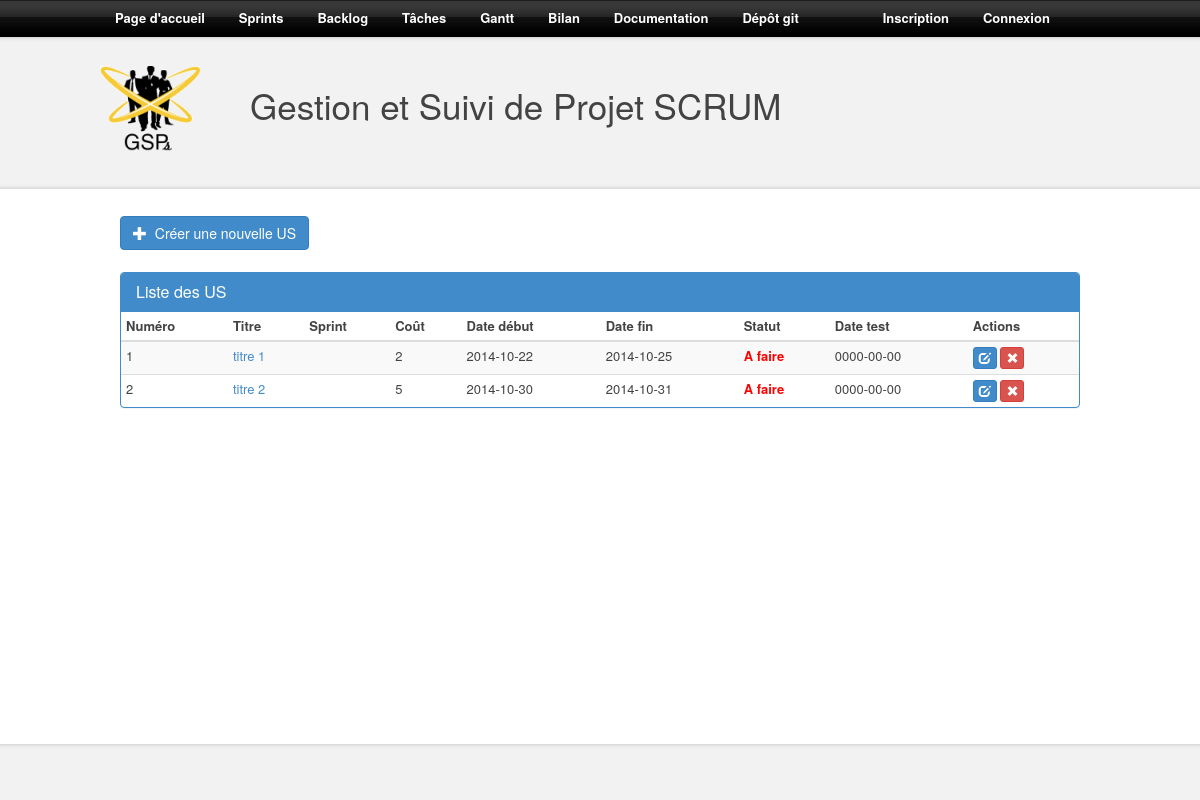
/backlog.php, run on an earlier commit of the app's database.
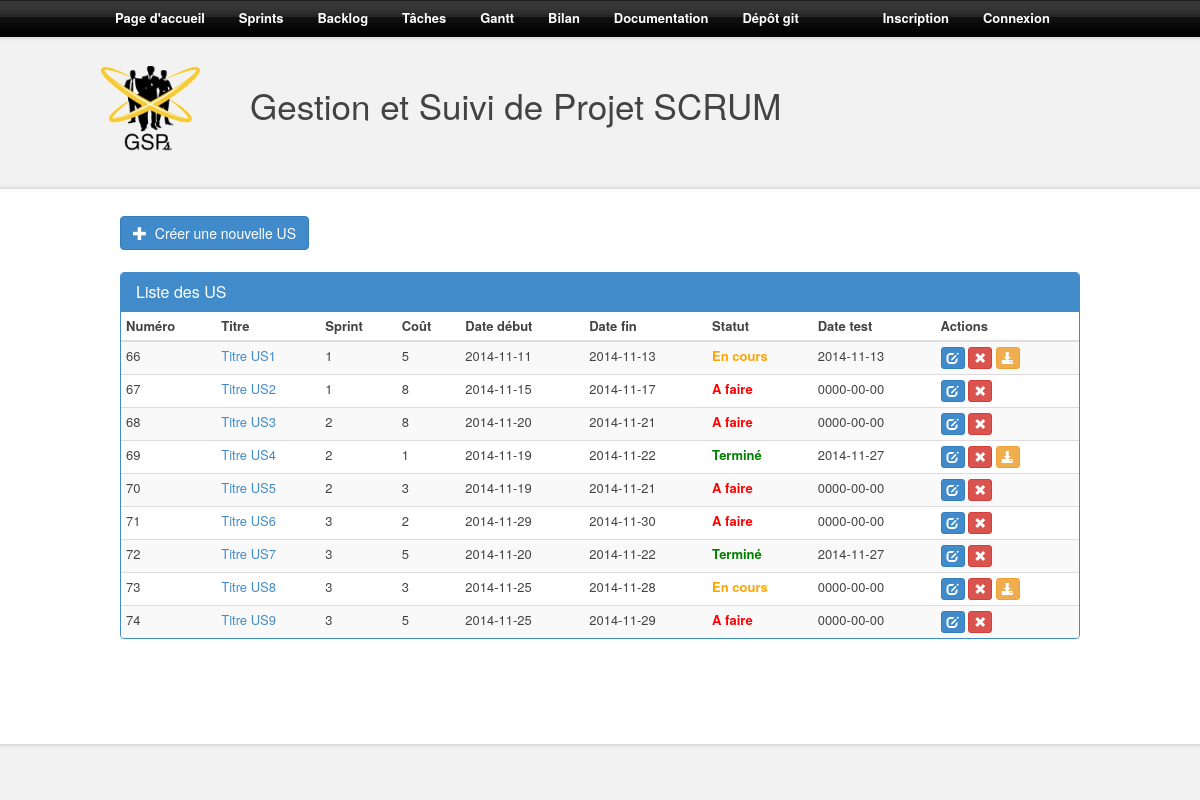
And on a later commit of the database.
### tables this page shows
CREATE TABLE IF NOT EXISTS `us` (
`ID` int(11) NOT NULL,
  `titre` text NOT NULL,
  `description` text,
  `ID_sprint` int(11) DEFAULT NULL,
  `cout` int(11) NOT NULL,
  `statut` int(11) NOT NULL,
  `date_debut` date NOT NULL,
  `date_fin` date NOT NULL,
  `date_test` date DEFAULT NULL,
  `code_test` text,
  `description_test` text,
  `lien_git` text
);

CREATE TABLE IF NOT EXISTS `sprints` (
`ID` int(11) NOT NULL,
  `numero_du_sprint` int(11) NOT NULL,
  `cout` int(11) NOT NULL,
  `date_creation` date NOT NULL,
  `date_debut` date NOT NULL,
  `duree` varchar(255) NOT NULL,
  `date_fin` date NOT NULL,
  `titre` text NOT NULL,
  `description` text NOT NULL,
  `cout_valide` int(11) DEFAULT NULL,
  `lien_git` text
);

### src/bdd/bdd.php (called while the page is built, shortened)
<?php
class BDD
{
	private $PDOInstance = null;
	private static $instance = null;
	private function __construct()
	{
		$this->PDOInstance = new PDO('mysql:charset=utf8;dbname='.self::DEFAULT_SQL_DTB.';host='.self::DEFAULT_SQL_HOST,self::DEFAULT_SQL_USER ,self::DEFAULT_SQL_PASS);
	}
	public static function getConnection()
	{
		if(is_null(self::$instance))
		{
			self::$instance = new BDD();
		}
		return self::$instance;
	}
	public function query($query)
	{
		return $this->PDOInstance->query($query);
	}
}
?>

### src/models/us.php (called while the page is built, shortened)
<?php
class ModelUs
{
	public function _getBacklog()
	{
		return BDD::getConnection()->query('SELECT * FROM us');
	}
	public function _getSprintNumberByID($sprintID){
		return BDD::getConnection()->query("SELECT `numero_du_sprint` FROM `sprints` INNER JOIN `us` on `sprints`.`ID`=`us`.`ID_sprint` WHERE `us`.`ID_sprint`=$sprintID");
	}
}

### src/controllers/us.php (the view, shortened to what this page needs)
<?php
include("models/us.php");
class ControllerUs
{
	private $modelUs;
	public function __construct()
	{
		$this->modelUs = new ModelUs();
	}
	private function _UsStatus($s)
	{
		if($s == 0)
		{ $status = '<span class="afaire">A faire</span>'; }
		else if($s == 1)
		{ $status = '<span class="encours">En cours</span>'; }
		else
		{ $status = '<span class="termine">Terminé</span>'; }
		return $status;
	}
	public function _buildBacklog()
	{
		foreach($this->modelUs->_getBacklog() as $line)
		{
			$this->_buildBaclogLine($line);
		}
	}
	public function _isGitLink($gitLink)
	{
		$gitLingRegex = "/(http|https|ftp|ftps)\:\/\/[a-zA-Z0-9\-\.]+\.[a-zA-Z]{2,3}(\/\S*)?/";
		if (preg_match($gitLingRegex, $gitLink))
		{
			return TRUE;
		}
		else
		{
			return FALSE;
		}
	}
	private function _buildBaclogLine($line)
	{
		if(!empty($line['ID_sprint'])){
			$req = $this->modelUs->_getSprintNumberByID($line['ID_sprint'])->fetch(PDO::FETCH_ASSOC);
			$numSprint = $req['numero_du_sprint'];
		}
		else{
			$numSprint = NULL;
		}
		?>
		<tr>
			<td><?php echo $line['ID']; ?></td>
			<td><a href="us.php?ID=<?php echo $line['ID']; ?>"><?php echo $line['titre']; ?></a></td>
                        <td><?php echo $numSprint; ?></td>
			<td><?php echo $line['cout']; ?></td>
			<td><?php echo $line['date_debut']; ?></td>
			<td><?php echo $line['date_fin']; ?></td>
			<td><?php echo $this->_UsStatus($line['statut']); ?></td>
			<td><?php echo $line['date_test']; ?></td>
			<td>
				<a href="manage_us.php?modif_US=<?php echo $line['ID']; ?>" class="btn btn-xs btn-primary"><span class="glyphicon glyphicon-edit"></span></a>
				<a href="manage_us.php?action=suppr&US_suppr=<?php echo $line['ID']; ?>" class="btn btn-xs btn-danger"><span class="glyphicon glyphicon-remove"></span></a>
                                <?php if ($this->_isGitLink($line['lien_git']))
                                {?> <a href="<?php echo $line['lien_git']; ?>" class="btn btn-xs btn-warning"><span class="glyphicon glyphicon-download-alt"></span></a> <?php } ?>
			</td>
		</tr>
		<?php
	}
		?>
		<?php
	public function _updateSprints(){
		$sprintList = $this->modelUs->_getSprintList();
		foreach($sprintList as $sprint){
			$cost = 0;
			$validate = 0;
			$backLog = $this->modelUs->_getBacklog();
			foreach($backLog as $us){
				if($us['ID_sprint'] == $sprint['ID']){
					$cost+=$us['cout'];
					if($us['statut'] >= 2){
						$validate+=$us['cout'];
					}
				}
			}
			$this->modelUs->_updateSprintTotalCost($sprint['ID'], $cost);
			$this->modelUs->_updateSprintValidateCost($sprint['ID'], $validate);
		}
	}
}

### src/structure/top_page.php (shortened to what this page needs)
<!DOCTYPE html PUBLIC "-//W3C//DTD XHTML 1.0 Strict//EN" "http://www.w3.org/TR/xhtml1/DTD/xhtml1-strict.dtd">
<html xmlns="http://www.w3.org/1999/xhtml" xml:lang="fr" lang="fr">
	<head>
		<link rel="stylesheet" media="screen" type="text/css" title="Design" href="structure/design/style.css" />
		<link href="bootstrap/css/bootstrap.css" rel="stylesheet">
	</head>
	<body>
		<div id="background_bas">
			<div id="background_haut">
				<div id="menu">
					<a href="index.php">Page d'accueil</a>
                    <a href="sprint_list.php">Sprints</a>
					<a href="backlog.php">Backlog</a>
					<a href="tasc_list.php">Tâches</a>
					<a href="gantt.php">Gantt</a>
					<a href="results.php">Bilan</a>
                                        <a href="documentation.php">Documentation</a>
					<a href="git.php">Dépôt git</a>
					<?php
					if (isset($_SESSION['pseudo']))
					{
						echo '<span id="pseudo">'.$_SESSION['pseudo'].'</span>';
						?>
						<a href="deconnection.php">Déconnexion</a>
						<?php
					}
					else
					{
						?>
						<a id="shiftLeft" href="inscription.php">Inscription</a>
						<a href="connection.php">Connexion</a>
						<?php
					}
					?>
				</div>
				<div id="banniere">
                    <img id="logoSite" alt="logo du site" src="structure/design/logoSite.png" />
					<h1>Gestion et Suivi de Projet SCRUM</h1>
				</div>
				<div id="corps">
					<div id="texte">

### src/backlog.php
<?php
include("bdd/bdd.php");
include("structure/top_page.php");
include("controllers/us.php");
$controllerUs = new ControllerUs();
?>
<a href="manage_us.php" class="btn btn-primary"><span class="glyphicon glyphicon-plus"></span>  Créer une nouvelle US</a>
<br /><br />
<div class="row">
	<section class="col-sm-12">
		<div class="panel panel-primary">
			<table class="table table-striped table-condensed">
				<div class="panel-heading">
					<h3 class="panel-title">Liste des US</h3>
				</div>
				<thead>
					<tr>
						<th>Numéro</th>
						<th>Titre</th>
						<th>Sprint</th>
						<th>Coût</th>
						<th>Date début</th>
						<th>Date fin</th>
						<th>Statut</th>
						<th>Date test</th>
						<th>Actions</th>
					</tr>
				</thead>
				<tbody>
					<?php $controllerUs->_buildBacklog(); ?>
				</tbody>
			</table>
		</div>
	</section>
</div>
<?php include("structure/bottom_page.php"); ?>

### src/structure/bottom_page.php (shortened to what this page needs)
					</div>
				</div>
				<div style="height : 80px;"></div>
			</div>
		</div>
	</body>
</html>

### src/structure/design/style.css (style rules this page uses)
html, body { height : 100%; margin : 0px; padding : 0px; font-family : Trebuchet MS , sans-serif; }
#corps { width : 1000px; margin : auto; }
#background_haut { height : 100%; background : url("background_haut.png") top center repeat-x; }
#background_bas { min-height : 100%; background : url("background_bas.png") bottom center repeat-x; }
#banniere { width : 1000px; height : 180px; margin : auto; }
#logoSite { float : left; margin-top: 30px; }
#banniere h1 { float : left; font-size : 35px; margin-top : 50px; margin-left : 50px; margin-bottom : 10px; color : #434343; }
#texte { padding : 20px; padding-top : 0px; text-align : justify; font-size : 13px; color : #434343; line-height : 22px; }
a { color : #007a99; text-decoration : none; }
img { border : none; }
#menu { width : 1000px; height : 36px; text-align : left; padding-top : 7px; margin : auto; }
#menu a:not(#shiftLeft) { padding-right : 15px; padding-left : 15px; font-size : 13px; font-weight : bold; color : white; }
#pseudo, #shiftLeft { padding-right : 15px; padding-left : 65px; font-size : 13px; font-weight : bold; color : #c8e5bc; }
#shiftLeft { color : white; }
.afaire { font-weight : bold; color : red; }
.encours { font-weight : bold; color : orange; }
.termine { font-weight : bold; color : green; }

What changed in the data, as far as the page shows it:
removed us: ID "1", titre "titre 1", cout "2", date_debut "2014-10-22", date_fin "2014-10-25", statut "A faire", date_test "0000-00-00"
removed us: ID "2", titre "titre 2", cout "5", date_debut "2014-10-30", date_fin "2014-10-31", statut "A faire", date_test "0000-00-00"
added us: ID "66", titre "Titre US1", ID_sprint.numero_du_sprint "1", cout "5", date_debut "2014-11-11", date_fin "2014-11-13", statut "En cours", date_test "2014-11-13"
added us: ID "67", titre "Titre US2", ID_sprint.numero_du_sprint "1", cout "8", date_debut "2014-11-15", date_fin "2014-11-17", statut "A faire", date_test "0000-00-00"
added us: ID "68", titre "Titre US3", ID_sprint.numero_du_sprint "2", cout "8", date_debut "2014-11-20", date_fin "2014-11-21", statut "A faire", date_test "0000-00-00"
added us: ID "69", titre "Titre US4", ID_sprint.numero_du_sprint "2", cout "1", date_debut "2014-11-19", date_fin "2014-11-22", statut "Terminé", date_test "2014-11-27"
added us: ID "70", titre "Titre US5", ID_sprint.numero_du_sprint "2", cout "3", date_debut "2014-11-19", date_fin "2014-11-21", statut "A faire", date_test "0000-00-00"
added us: ID "71", titre "Titre US6", ID_sprint.numero_du_sprint "3", cout "2", date_debut "2014-11-29", date_fin "2014-11-30", statut "A faire", date_test "0000-00-00"
added us: ID "72", titre "Titre US7", ID_sprint.numero_du_sprint "3", cout "5", date_debut "2014-11-20", date_fin "2014-11-22", statut "Terminé", date_test "2014-11-27"
added us: ID "73", titre "Titre US8", ID_sprint.numero_du_sprint "3", cout "3", date_debut "2014-11-25", date_fin "2014-11-28", statut "En cours", date_test "0000-00-00"
added us: ID "74", titre "Titre US9", ID_sprint.numero_du_sprint "3", cout "5", date_debut "2014-11-25", date_fin "2014-11-29", statut "A faire", date_test "0000-00-00"
